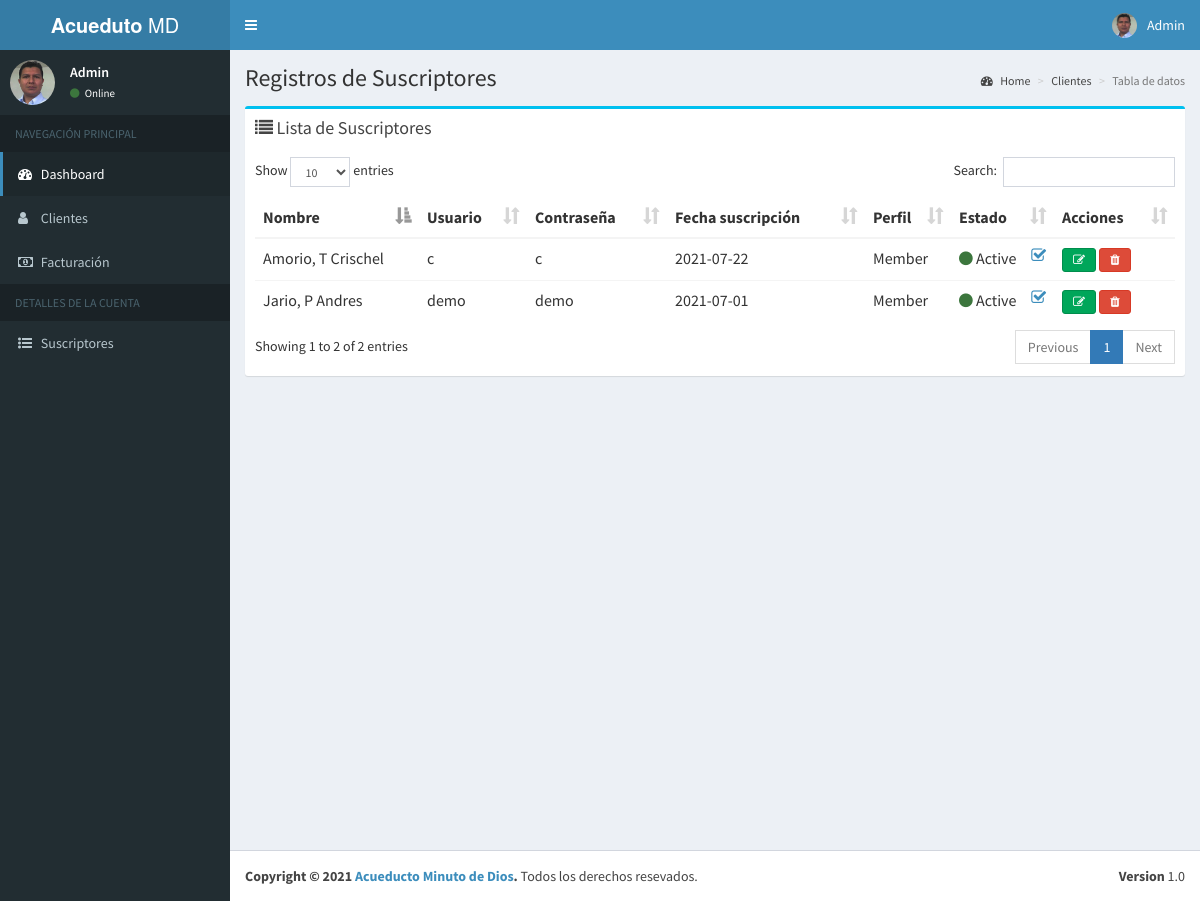
The app's page /admin/member.php (signed in) with its own data.
### tables this page shows
CREATE TABLE `tblclientuser` (
  `id` int(10) NOT NULL,
  `username` varchar(50) NOT NULL,
  `password` varchar(60) NOT NULL,
  `clientID` varchar(60) NOT NULL,
  `acc_status` int(11) NOT NULL,
  `role` varchar(100) NOT NULL,
  `created_on` date NOT NULL,
  `name` varchar(100) NOT NULL
);

CREATE TABLE `tblclient` (
  `id` int(10) NOT NULL,
  `cnumber` varchar(250) NOT NULL,
  `lname` varchar(60) NOT NULL,
  `fname` varchar(60) NOT NULL,
  `mi` varchar(2) NOT NULL,
  `address` varchar(60) NOT NULL,
  `contact` varchar(15) NOT NULL,
  `created_on` varchar(100) NOT NULL,
  `status` int(11) NOT NULL,
  `meternum` varchar(100) NOT NULL,
  `todate` varchar(100) NOT NULL
);

### admin/includes/session.php (called while the page is built, shortened)
<?php
	include 'conn.php';
	$sql = "SELECT * FROM tblclientuser WHERE id = '".$_SESSION['userid']."'";
	$query = $conn->query($sql);
	$user = $query->fetch_assoc();
?>

### admin/member.php (the view, shortened to what this page needs)
	<?php include "includes/header.php";?>
  <body class="skin-blue sidebar-mini">
    <div class="wrapper">
	 <?php include "includes/topnavbar.php";?>
	<?php include "includes/sidebar.php";?>
      <div class="content-wrapper">
        <section class="content-header">
          <h1>
		  Registros de Suscriptores
          </h1>
          <ol class="breadcrumb">
            <li><a href="#"><i class="fa fa-dashboard"></i> Home</a></li>
            <li><a href="#">Clientes</a></li>
            <li class="active">Tabla de datos</li>
          </ol>
        </section>
        <section class="content">
           <div class="row">
            <div class="col-xs-12">
               <div class="box box-info">
                <div class="box-header">
                  <h3 class="box-title"><i class="fa fa-list"></i> Lista de Suscriptores</h3>
                </div>
                <div class="box-body table-responsive">
                  <table id="example1" class="table table-hover">
                    <thead>
                      <tr>
                        <th>Nombre</th>
                        <th>Usuario</th>
                        <th>Contraseña</th>
                        <th>Fecha suscripción</th>
                        <th>Perfil </th>
                        <th>Estado</th>
                        <th>Acciones</th>
                      </tr>
                    </thead>
                    <tbody>
				      <?php
                    $sql = "SELECT * FROM tblclientuser INNER JOIN tblclient ON tblclientuser.clientID=tblclient.id WHERE clientID != '".$_SESSION['userid']."'";
                    $query = $conn->query($sql);
                    while($row = $query->fetch_assoc()){
                      ?>
                        <tr>
						    <td><?php echo $row['lname'].', '.$row['mi'].' '.$row['fname']; ?>	</td>
							<td><?php echo $row['username']; ?></td>
							<td><?php echo $row['password']; ?></td>
							<td><?php echo $row['created_on']; ?></td>
							<td><?php echo $row['role']; ?></td>
							<td>
							<?php
								if ($row['acc_status'] =="1"){
									echo '<i class="fa fa-circle text-success"></i><span> Active</span>
									<a href="memDeactive.php?deactive='.$row['clientID'].'">
								<i class="fa fa-check-square-o pull-right"></i></a>
									';
								}elseif($row['acc_status']=="0"){
									echo '<i class="fa fa-circle text-danger"></i> <span> Disabled</span>
										<span class="pull-right"><a href="memActive.php?active='.$row['clientID'].'"><i class="fa fa-check-square-o"></i></a></span>
									';
								}
							?>
							</td>
							<td>
						  <a href="memEdituser.php?q=<?php echo $row['clientID']; ?>" class="btn btn-success btn-sm"><i class="fa fa-edit"></i></a>
						  <a href="javascript:memDelete(<?php echo $row['clientID']; ?>)" class="btn btn-danger btn-sm"><i class="fa fa-trash"></i></a>
						  </td>
						</tr>
						  <?php
						}
					  ?>
					</tbody>
                  </table>
                </div>
              </div>
            </div>
          </div>
        </section>
      </div>
     <?php require_once "includes/footer.php";?>
    </div>
  </body>
</html>

### admin/includes/topNavbar.php (shortened to what this page needs)
<header class="main-header">
    <a href="#" class="logo">
      <span class="logo-lg"><b>Acueduto</b> MD</span>
    </a>
    <nav class="navbar navbar-static-top" role="navigation">
      <a href="#" class="sidebar-toggle" data-toggle="offcanvas" role="button">
      </a>
      <div class="navbar-custom-menu">
        <ul class="nav navbar-nav">
          <li class="dropdown user user-menu">
            <a href="#" class="dropdown-toggle" data-toggle="dropdown">
              <img src="../dist/img/user0-128x128.jpg" class="user-image" alt="User Image" />
              <span class="hidden-xs"><?php echo $user['role'];?></span>
            </a>
          </li>
        </ul>
      </div>
    </nav>
  </header>

### admin/includes/sidebar.php
   <aside class="main-sidebar">
     <section class="sidebar">
       <div class="user-panel">
         <div class="pull-left image">
           <img src="../dist/img/user0-128x128.jpg" class="img-circle" alt="User Image" />
         </div>
         <div class="pull-left info">
           <p><?php echo $user['role'];?></p>
           <a href="#"><i class="fa fa-circle text-success"></i> Online</a>
         </div>
       </div>
       <ul class="sidebar-menu">
         <li class="header">NAVEGACIÓN PRINCIPAL</li>
         <li class="active treeview">
           <a href="dashboard.php">
             <i class="fa fa-dashboard"></i> <span>Dashboard</span>
           </a>
         </li>
         <li><a href="clients.php"><i class="fa fa-user"></i> <span>Clientes</span></a></li>
         <li><a href="bill.php"><i class="fa fa-money"></i> <span>Facturación</span></a></li>
<li class="header">DETALLES DE LA CUENTA</li>
         <li><a href="member.php"><i class="fa fa-list-ul" aria-hidden="true"></i> <span>Suscriptores</span></a></li>
       </ul>
     </section>
   </aside>

### records on screen
tblclientuser: role "Admin"
tblclientuser: clientID.lname "Jario", clientID.mi "P", clientID.fname "Andres", username "demo", password "demo", clientID.created_on "2021-07-01", role "Member"
tblclientuser: clientID.lname "Amorio", clientID.mi "T", clientID.fname "Crischel", username "c", password "c", clientID.created_on "2021-07-22", role "Member"
